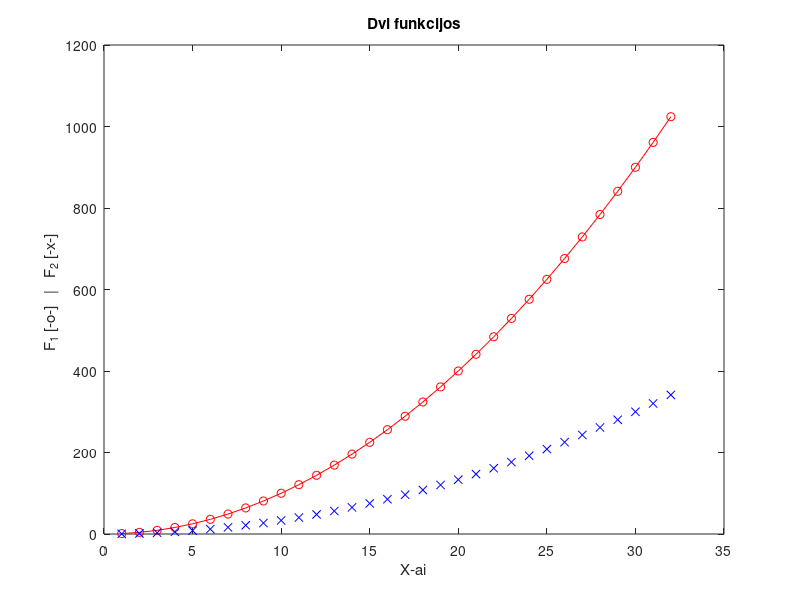

Here is the MATLAB script that generated this plot: (Note: this script raises an error after producing the figure.)
% Mantas Kvedaravičius EAf-25 2026.09.15

clear

x = 1:32;
y = x.^2;

plot(x, y, 'o-r', x, y/3, 'xb')
title('Dvi funkcijos')
xlabel('X-ai')
ylabel('F_1 [-o-]   |   F_2 [-x-] ')

%% 

clear

help sin
help plot 
help title

doc sin
doc plot
doc title

%% 

% Funkcija LINSPACE:
% PASKIRTIS: sugeneruoja vektorių su tolygiai 
% pasiskirsčiusiais elementais tarp dviejų reikšmių.
% SINTAKSĖ:
% y = linspace(x1, x2) arba y = linspace(x1, x2, n)

% PAVYZDŽIAI:
% y1 = linspace(0, 10);        % 100 taškų nuo 0 iki 10
% y2 = linspace(0, 10, 5);     % 5 taškai: 0 2.5 5 7.5 10
% y3 = linspace(5, 5, 3);      % [5 5 5], nes x1=x2


% Funkcija SIZE:
% PASKIRTIS: grąžina masyvo (matricos, vektoriaus) matmenis.
% SINTAKSĖ: 
% sz = size(A);
% szdim = size(A, dim); 
% ĮVESTIES ARGUMENTAI:
%   A - bet koks masyvas
%   DIM – sveikasis skaičius, nurodantis,
%   KURĮ matmenį tikrinti( 1 - eilučių skaičius, 2 - stulpelių skaičius,
%   3 - trečia dimensija
% PAVYZDŽIAI:
% sz = size(A);          % sz = [3 4]
% szdim1 = size(A, 1);   % szdim1 = 3  (eilučių skaičius)


% Funkcija MAX: 
% PASKIRTIS: randa didžiausią reikšmę masyve arba
% tarp dviejų masyvų/reikšmių.
% SINTAKSĖ:
%   M = max(A); 
%   M = max(A, [], dim)
%       - 3 įvesties argumentai (antrasis - tuščias [] privalomas)
%       - dim nurodo, pagal kurį matavimą ieškoti maksimumo
%         (1 - stulpeliuose, 2 - eilutėse)
% PAVYZDYS:
% B = [3 7 2; 9 1 5];
% m1 = max(B);                 % [9 7 5] - max kiekviename stulpelyje
% m2 = max(B, [], 2);          % [7; 9]  - max kiekvienoje eilutėje


%% 

N = 4;

v = N+1 : 0.5 : N+4;

A = reshape(N:(N+8), 3,3)'; % matrica transponuojama
A_a = A(3, 2);

A_b = A(2:3, 1:2);

A_c = A([1 3], [1 3]);


A_v = [A; v(1:3)];

disp(A_v)
